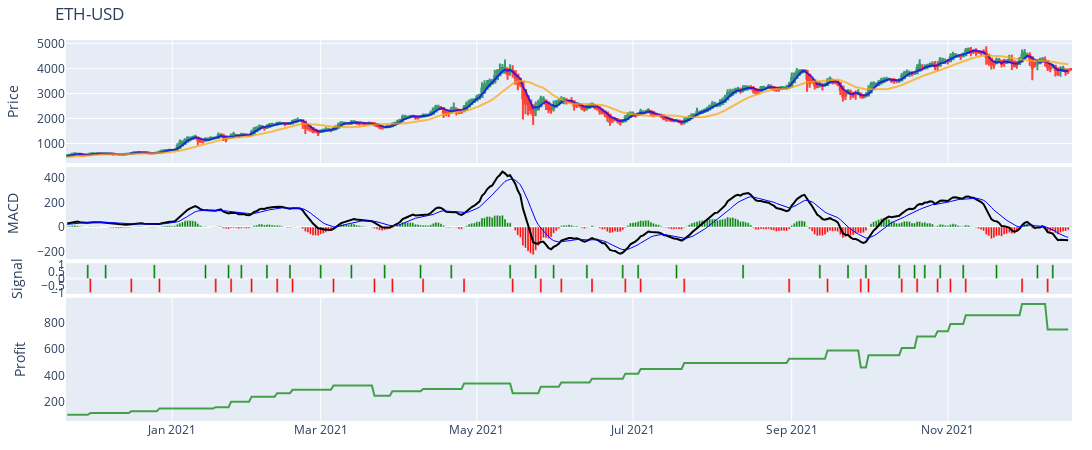
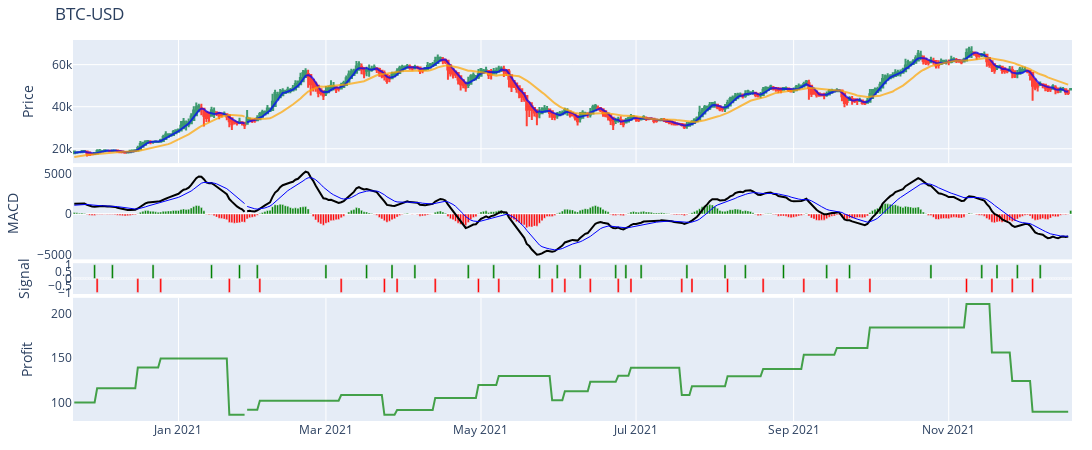
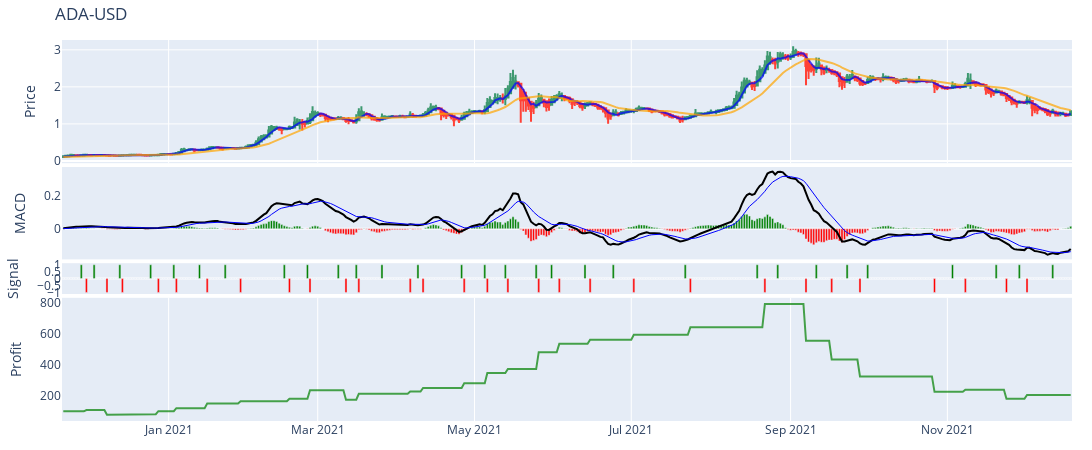
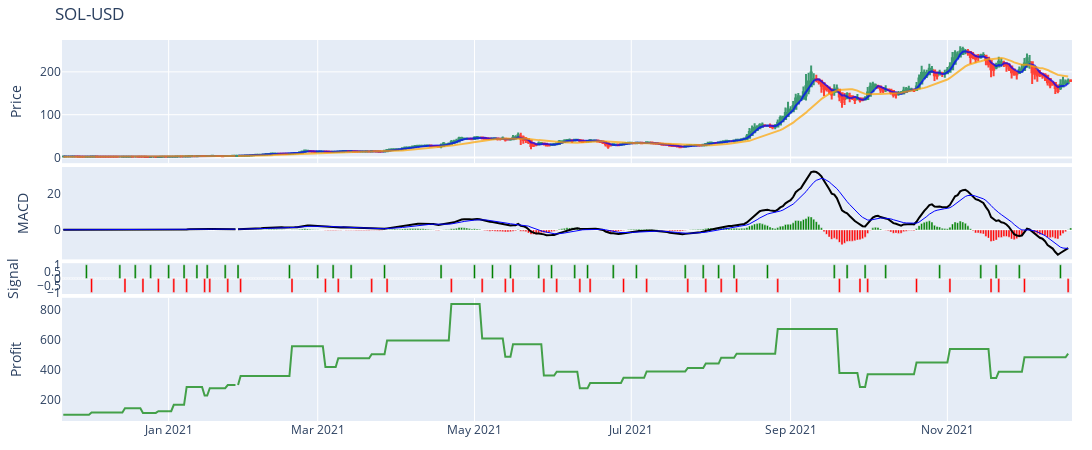

The cell these charts' notebook holds for them, in order:
### Code cell
for t in tickers:
    df = all_data[t]

    # first declare an empty figure
    fig = go.Figure()

    # add subplot properties when initializing fig variable
    fig = make_subplots(rows=4, cols=1, shared_xaxes=True,
                        vertical_spacing=0.01, 
                        row_heights=[0.4,0.3,0.1, 0.4])
    # add OHLC trace on first row
    fig.add_trace(go.Candlestick(x=df.index,
                                open=df['HKOpen'],
                                high=df['HKHigh'],
                                low=df['HKLow'],
                                close=df['HKClose'], 
                                showlegend=False))

    # add moving average traces on same row
    fig.add_trace(go.Scatter(x=df.index, 
                            y=df['MA5'], 
                            opacity=0.7, 
                            line=dict(color='blue', width=2), 
                            name='MA 5'))
    fig.add_trace(go.Scatter(x=df.index, 
                            y=df['MA20'], 
                            opacity=0.7, 
                            line=dict(color='orange', width=2), 
                            name='MA 20'))

    # Plot MACD trace on 2nd row
    fig.add_trace(go.Scatter(x=df.index,
                            y=df['MACD'],
                            line=dict(color='black', width=2)
                            ), row=2, col=1)
    fig.add_trace(go.Scatter(x=df.index,
                            y=df['MACD_sig'],
                            line=dict(color='blue', width=1)
                            ), row=2, col=1)

    colors = ['green' if val >= 0 
            else 'red' for val in df['MACD_diff']]

    fig.add_trace(go.Bar(x=df.index, 
                        y=df['MACD_diff'],
                        marker_color=colors
                        ), row=2, col=1)

    colors = ['green' if val >= 0 
            else 'red' for val in df['Sig']]

    fig.add_trace(go.Bar(x=df.index, 
                        y=df['Sig'],
                        marker_color=colors
                        ), row=3, col=1)

    fig.add_trace(go.Scatter(x=df.index, 
                            y=df['Profit'], 
                            opacity=0.7, 
                            line=dict(color='green', width=2), 
                            name='Profit'), row=4, col=1)
    # Plot volume trace on 3rd row
    #colors = ['green' if row['HKClose'] - row['HKOpen'] >= 0 
    #        else 'red' for index, row in df.iterrows()]
    #fig.add_trace(go.Bar(x=df.index, 
    #                    y=df['Volume'],
    #                    marker_color=colors
    #                    ), row=4, col=1)

    # update y-axis label
    fig.update_yaxes(title_text="Price", row=1, col=1)
    fig.update_yaxes(title_text="MACD", showgrid=False, row=2, col=1)
    fig.update_yaxes(title_text="Signal", showgrid=False, row=3, col=1)
    fig.update_yaxes(title_text="Profit", showgrid=False, row=4, col=1)
    #fig.update_yaxes(title_text="Volume", showgrid=False, row=4, col=1)

    # update layout by changing the plot size, hiding legends & rangeslider, and removing gaps between dates
    fig.update_layout(height=450, width=1200, 
                    showlegend=False, 
                    title=t,
                    xaxis_rangeslider_visible=False,
                    xaxis_rangebreaks=[dict(values=dt_breaks)])

    # removing white space
    fig.update_layout(margin=go.layout.Margin(
            l=20, #left margin
            r=20, #right margin
            b=20, #bottom margin
            t=40  #top margin
        ))

    #from IPython.display import Image
    #image_bytes = fig.to_image(format='png', width=1200, height=700, scale=1)
    #display(Image(image_bytes))

    fig.show()

### Figure 1 — Plotly figure (JSON) as saved in the notebook; plotly's stock layout.template omitted (floating-point values rounded to 4 significant figures; data arrays with more than 128 entries replaced by an {"elided": "..."} marker saying what was removed)
{"data": [{"close": {"elided": "397 float values"}, "high": {"elided": "397 float values"}, "low": {"elided": "397 float values"}, "open": {"elided": "397 float values"}, "showlegend": false, "type": "candlestick", "x": {"elided": "397 str values"}}, {"line": {"color": "blue", "width": 2}, "name": "MA 5", "opacity": 0.7, "type": "scatter", "x": {"elided": "397 str values"}, "y": {"elided": "397 float values"}}, {"line": {"color": "orange", "width": 2}, "name": "MA 20", "opacity": 0.7, "type": "scatter", "x": {"elided": "397 str values"}, "y": {"elided": "397 float values"}}, {"line": {"color": "black", "width": 2}, "type": "scatter", "x": {"elided": "397 str values"}, "xaxis": "x2", "y": {"elided": "397 float values"}, "yaxis": "y2"}, {"line": {"color": "blue", "width": 1}, "type": "scatter", "x": {"elided": "397 str values"}, "xaxis": "x2", "y": {"elided": "397 float values"}, "yaxis": "y2"}, {"marker": {"color": {"elided": "397 str values"}}, "type": "bar", "x": {"elided": "397 str values"}, "xaxis": "x2", "y": {"elided": "397 float values"}, "yaxis": "y2"}, {"marker": {"color": {"elided": "397 str values"}}, "type": "bar", "x": {"elided": "397 str values"}, "xaxis": "x3", "y": {"elided": "397 int values"}, "yaxis": "y3"}, {"line": {"color": "green", "width": 2}, "name": "Profit", "opacity": 0.7, "type": "scatter", "x": {"elided": "397 str values"}, "xaxis": "x4", "y": {"elided": "397 float values"}, "yaxis": "y4"}], "layout": {"height": 450, "margin": {"b": 20, "l": 20, "r": 20, "t": 40}, "showlegend": false, "title": {"text": "ETH-USD"}, "width": 1200, "xaxis": {"anchor": "y", "domain": [0, 1], "matches": "x4", "rangebreaks": [{"values": ["2021-01-28", "2021-12-19", "2021-12-20", "2021-12-21", "2021-12-22"]}], "rangeslider": {"visible": false}, "showticklabels": false}, "xaxis2": {"anchor": "y2", "domain": [0, 1], "matches": "x4", "showticklabels": false}, "xaxis3": {"anchor": "y3", "domain": [0, 1], "matches": "x4", "showticklabels": false}, "xaxis4": {"anchor": "y4", "domain": [0, 1]}, "yaxis": {"anchor": "x", "domain": [0.6767, 1], "title": {"text": "Price"}}, "yaxis2": {"anchor": "x2", "domain": [0.4242, 0.6667], "showgrid": false, "title": {"text": "MACD"}}, "yaxis3": {"anchor": "x3", "domain": [0.3333, 0.4142], "showgrid": false, "title": {"text": "Signal"}}, "yaxis4": {"anchor": "x4", "domain": [0, 0.3233], "showgrid": false, "title": {"text": "Profit"}}}}

### Figure 2 — Plotly figure (JSON) as saved in the notebook; plotly's stock layout.template omitted (floating-point values rounded to 4 significant figures; data arrays with more than 128 entries replaced by an {"elided": "..."} marker saying what was removed)
{"data": [{"close": {"elided": "398 float values"}, "high": {"elided": "398 float values"}, "low": {"elided": "398 float values"}, "open": {"elided": "398 float values"}, "showlegend": false, "type": "candlestick", "x": {"elided": "398 str values"}}, {"line": {"color": "blue", "width": 2}, "name": "MA 5", "opacity": 0.7, "type": "scatter", "x": {"elided": "398 str values"}, "y": {"elided": "398 float values"}}, {"line": {"color": "orange", "width": 2}, "name": "MA 20", "opacity": 0.7, "type": "scatter", "x": {"elided": "398 str values"}, "y": {"elided": "398 float values"}}, {"line": {"color": "black", "width": 2}, "type": "scatter", "x": {"elided": "398 str values"}, "xaxis": "x2", "y": {"elided": "398 float values"}, "yaxis": "y2"}, {"line": {"color": "blue", "width": 1}, "type": "scatter", "x": {"elided": "398 str values"}, "xaxis": "x2", "y": {"elided": "398 float values"}, "yaxis": "y2"}, {"marker": {"color": {"elided": "398 str values"}}, "type": "bar", "x": {"elided": "398 str values"}, "xaxis": "x2", "y": {"elided": "398 float values"}, "yaxis": "y2"}, {"marker": {"color": {"elided": "398 str values"}}, "type": "bar", "x": {"elided": "398 str values"}, "xaxis": "x3", "y": {"elided": "398 int values"}, "yaxis": "y3"}, {"line": {"color": "green", "width": 2}, "name": "Profit", "opacity": 0.7, "type": "scatter", "x": {"elided": "398 str values"}, "xaxis": "x4", "y": {"elided": "398 float values"}, "yaxis": "y4"}], "layout": {"height": 450, "margin": {"b": 20, "l": 20, "r": 20, "t": 40}, "showlegend": false, "title": {"text": "BTC-USD"}, "width": 1200, "xaxis": {"anchor": "y", "domain": [0, 1], "matches": "x4", "rangebreaks": [{"values": ["2021-01-28", "2021-12-19", "2021-12-20", "2021-12-21", "2021-12-22"]}], "rangeslider": {"visible": false}, "showticklabels": false}, "xaxis2": {"anchor": "y2", "domain": [0, 1], "matches": "x4", "showticklabels": false}, "xaxis3": {"anchor": "y3", "domain": [0, 1], "matches": "x4", "showticklabels": false}, "xaxis4": {"anchor": "y4", "domain": [0, 1]}, "yaxis": {"anchor": "x", "domain": [0.6767, 1], "title": {"text": "Price"}}, "yaxis2": {"anchor": "x2", "domain": [0.4242, 0.6667], "showgrid": false, "title": {"text": "MACD"}}, "yaxis3": {"anchor": "x3", "domain": [0.3333, 0.4142], "showgrid": false, "title": {"text": "Signal"}}, "yaxis4": {"anchor": "x4", "domain": [0, 0.3233], "showgrid": false, "title": {"text": "Profit"}}}}

### Figure 3 — Plotly figure (JSON) as saved in the notebook; plotly's stock layout.template omitted (floating-point values rounded to 4 significant figures; data arrays with more than 128 entries replaced by an {"elided": "..."} marker saying what was removed)
{"data": [{"close": {"elided": "393 float values"}, "high": {"elided": "393 float values"}, "low": {"elided": "393 float values"}, "open": {"elided": "393 float values"}, "showlegend": false, "type": "candlestick", "x": {"elided": "393 str values"}}, {"line": {"color": "blue", "width": 2}, "name": "MA 5", "opacity": 0.7, "type": "scatter", "x": {"elided": "393 str values"}, "y": {"elided": "393 float values"}}, {"line": {"color": "orange", "width": 2}, "name": "MA 20", "opacity": 0.7, "type": "scatter", "x": {"elided": "393 str values"}, "y": {"elided": "393 float values"}}, {"line": {"color": "black", "width": 2}, "type": "scatter", "x": {"elided": "393 str values"}, "xaxis": "x2", "y": {"elided": "393 float values"}, "yaxis": "y2"}, {"line": {"color": "blue", "width": 1}, "type": "scatter", "x": {"elided": "393 str values"}, "xaxis": "x2", "y": {"elided": "393 float values"}, "yaxis": "y2"}, {"marker": {"color": {"elided": "393 str values"}}, "type": "bar", "x": {"elided": "393 str values"}, "xaxis": "x2", "y": {"elided": "393 float values"}, "yaxis": "y2"}, {"marker": {"color": {"elided": "393 str values"}}, "type": "bar", "x": {"elided": "393 str values"}, "xaxis": "x3", "y": {"elided": "393 int values"}, "yaxis": "y3"}, {"line": {"color": "green", "width": 2}, "name": "Profit", "opacity": 0.7, "type": "scatter", "x": {"elided": "393 str values"}, "xaxis": "x4", "y": {"elided": "393 float values"}, "yaxis": "y4"}], "layout": {"height": 450, "margin": {"b": 20, "l": 20, "r": 20, "t": 40}, "showlegend": false, "title": {"text": "ADA-USD"}, "width": 1200, "xaxis": {"anchor": "y", "domain": [0, 1], "matches": "x4", "rangebreaks": [{"values": ["2021-01-28", "2021-12-19", "2021-12-20", "2021-12-21", "2021-12-22"]}], "rangeslider": {"visible": false}, "showticklabels": false}, "xaxis2": {"anchor": "y2", "domain": [0, 1], "matches": "x4", "showticklabels": false}, "xaxis3": {"anchor": "y3", "domain": [0, 1], "matches": "x4", "showticklabels": false}, "xaxis4": {"anchor": "y4", "domain": [0, 1]}, "yaxis": {"anchor": "x", "domain": [0.6767, 1], "title": {"text": "Price"}}, "yaxis2": {"anchor": "x2", "domain": [0.4242, 0.6667], "showgrid": false, "title": {"text": "MACD"}}, "yaxis3": {"anchor": "x3", "domain": [0.3333, 0.4142], "showgrid": false, "title": {"text": "Signal"}}, "yaxis4": {"anchor": "x4", "domain": [0, 0.3233], "showgrid": false, "title": {"text": "Profit"}}}}

### Figure 4 — Plotly figure (JSON) as saved in the notebook; plotly's stock layout.template omitted (floating-point values rounded to 4 significant figures; data arrays with more than 128 entries replaced by an {"elided": "..."} marker saying what was removed)
{"data": [{"close": {"elided": "395 float values"}, "high": {"elided": "395 float values"}, "low": {"elided": "395 float values"}, "open": {"elided": "395 float values"}, "showlegend": false, "type": "candlestick", "x": {"elided": "395 str values"}}, {"line": {"color": "blue", "width": 2}, "name": "MA 5", "opacity": 0.7, "type": "scatter", "x": {"elided": "395 str values"}, "y": {"elided": "395 float values"}}, {"line": {"color": "orange", "width": 2}, "name": "MA 20", "opacity": 0.7, "type": "scatter", "x": {"elided": "395 str values"}, "y": {"elided": "395 float values"}}, {"line": {"color": "black", "width": 2}, "type": "scatter", "x": {"elided": "395 str values"}, "xaxis": "x2", "y": {"elided": "395 float values"}, "yaxis": "y2"}, {"line": {"color": "blue", "width": 1}, "type": "scatter", "x": {"elided": "395 str values"}, "xaxis": "x2", "y": {"elided": "395 float values"}, "yaxis": "y2"}, {"marker": {"color": {"elided": "395 str values"}}, "type": "bar", "x": {"elided": "395 str values"}, "xaxis": "x2", "y": {"elided": "395 float values"}, "yaxis": "y2"}, {"marker": {"color": {"elided": "395 str values"}}, "type": "bar", "x": {"elided": "395 str values"}, "xaxis": "x3", "y": {"elided": "395 int values"}, "yaxis": "y3"}, {"line": {"color": "green", "width": 2}, "name": "Profit", "opacity": 0.7, "type": "scatter", "x": {"elided": "395 str values"}, "xaxis": "x4", "y": {"elided": "395 float values"}, "yaxis": "y4"}], "layout": {"height": 450, "margin": {"b": 20, "l": 20, "r": 20, "t": 40}, "showlegend": false, "title": {"text": "SOL-USD"}, "width": 1200, "xaxis": {"anchor": "y", "domain": [0, 1], "matches": "x4", "rangebreaks": [{"values": ["2021-01-28", "2021-12-19", "2021-12-20", "2021-12-21", "2021-12-22"]}], "rangeslider": {"visible": false}, "showticklabels": false}, "xaxis2": {"anchor": "y2", "domain": [0, 1], "matches": "x4", "showticklabels": false}, "xaxis3": {"anchor": "y3", "domain": [0, 1], "matches": "x4", "showticklabels": false}, "xaxis4": {"anchor": "y4", "domain": [0, 1]}, "yaxis": {"anchor": "x", "domain": [0.6767, 1], "title": {"text": "Price"}}, "yaxis2": {"anchor": "x2", "domain": [0.4242, 0.6667], "showgrid": false, "title": {"text": "MACD"}}, "yaxis3": {"anchor": "x3", "domain": [0.3333, 0.4142], "showgrid": false, "title": {"text": "Signal"}}, "yaxis4": {"anchor": "x4", "domain": [0, 0.3233], "showgrid": false, "title": {"text": "Profit"}}}}
